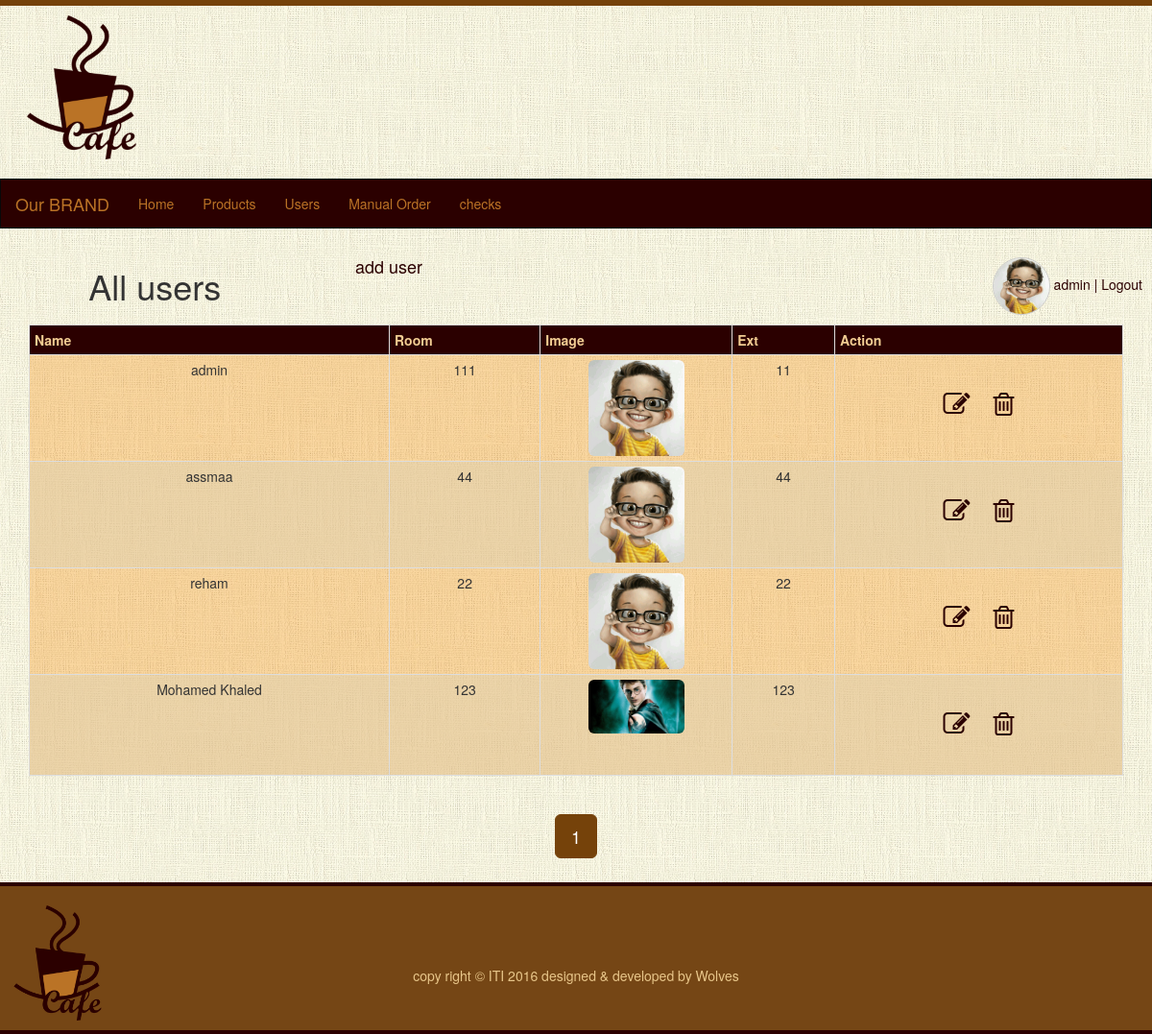
Screenshot of /all-users.php (signed in) with the database file from the repository.
### tables this page shows
CREATE TABLE IF NOT EXISTS `users` (
  `user_id` int(12) NOT NULL,
  `name` varchar(200) DEFAULT NULL,
  `email` varchar(200) DEFAULT NULL,
  `password` varchar(100) DEFAULT NULL,
  `room_no` int(12) DEFAULT NULL,
  `image` varchar(200) DEFAULT NULL,
  `user_type` varchar(200) NOT NULL,
  `ext` varchar(200) NOT NULL,
  `status` varchar(50) NOT NULL DEFAULT 'active'
);

### include/classes_header.php (called while the page is built, shortened)
<?php
   include __DIR__."/dblib.php";
   include __DIR__."/admin_class.php";
   include __DIR__."/shared_classes.php";
   $admin = new admin();
   $shared = new sharedmethods();
?>

### include/shared_classes.php (called while the page is built, shortened)
<?php
class sharedmethods{
	 function getUserData($id){
	    $data=array();
		$res=$GLOBALS['db']->select("users",$data,"user_id='{$id}'");
        if(empty($res)){
	           	return 0;
	        }else{
	            return $res;
	        }
	 }
}
?>

### include/dblib.php (called while the page is built, shortened)
<?php
require_once(__DIR__.'/dbconn.php');
class dbmethods {
    private $link = null;
    public function __construct() {
        $this->db = Database::getInstance();
        $this->link = $this->db->getConnection();
    }
    public function select($table, $outFields = array(), $condition = "") {
        $outFieldsSql = "";
        $data = array();
        if (empty($outFields)) {
            $outFieldsSql = "*";
        } else {
            $outFieldsSql = implode($outFields, " , ");
        }
        $sql = "SELECT " . $outFieldsSql . " FROM " . $table . " WHERE " . $condition;
        $result = mysqli_query($this->link, $sql);
        if ($result) {
            while ($row = mysqli_fetch_array($result)) {
                $data[] = $row;
            }
        }
        return $data;
    }
}
?>

### include/dbconn.php (called while the page is built, shortened)
<?php
class Database {
	private $_connection;
	private static $_instance;
	private $_host = "localhost";
	private $_username = "adminb745Saf";
	private $_password = "WCRaGCet71TQ";
	private $_database = "cafeteria";
	public static function getInstance() {
		if(!self::$_instance) {
			self::$_instance = new self();
		}
		return self::$_instance;
	}
	private function __construct() {
		$this->_connection = new mysqli($this->_host, $this->_username,
			$this->_password, $this->_database);
	}
	public function getConnection() {
		return $this->_connection;
	}
}
?>

### include/admin_class.php (called while the page is built, shortened)
<?php
class admin extends ProudctDB {
	function select_users(){
      $query=$GLOBALS['db']->select("users","","status='active'");
      return $query;
	}
	function select_users_pagination(){
      $query=$GLOBALS['db']->select("users","","status='active' LIMIT  {$GLOBALS['start_from']}, {$GLOBALS['num_rec_per_page']} ");
      return $query;
	}
}
?>

### all-users.php (the view, shortened to what this page needs)
<?php
 require_once __DIR__."/include/header.php" ;
  $result=$admin->select_users_pagination();
  $res_all=$admin->select_users();
  $total_records = count($res_all);
  $total_pages = ceil($total_records / $GLOBALS['num_rec_per_page']);
?>
<div class="container">
<div class="row">
	<div class="col-sm-3">
		<h1>All users</h1>
	</div>
	<div class="col-sm-2">
   <h4><a href="add-user.php">add user</a></h4>
  </div>
</div>
<div class="table-responsive">
			<table class="table table-striped table-hover table-bordered table-condensed table-hover">
			<tr>
                <th>Name</th>
				<th>Room</th>
				<th style="width:200px" width="200">Image</th>
				<th>Ext</th>
				<th style="width:300px" width="300">Action</th>
			</tr>
			<?php
			          if($result){
		foreach($result as $row) {
				$user_id=$row['user_id'];
				$name=$row['name'];
				$image=$row['image'];
				$room_no=$row['room_no'];
				$ext=$row['ext'];
				echo "<tr id='row$user_id'>";
				echo "<td>$name</td>";
				echo "<td>$room_no</td>";
				echo "<td><img  class='img-rounded img-responsive userimg'  src='uploads/$image'></td>";
				echo "<td>$ext</td>";
				echo '<td>';
				echo '<a href="javascript:void(0);" class="text-primary" onclick="editUser('.$user_id.')" id="edit'.$user_id.'"><i class="fa fa-pencil-square-o fa-3x"></i></a>';
				echo '<a href="javascript:void(0);" class="text-danger" onclick="deleteUser('.$user_id.')" id="delete'.$user_id.'"><i class="fa fa-trash-o fa-3x"></i></a>';
				echo '</td>';
				echo "</tr>";
			}
			}
			?>
		</table>
		</div>
		</div>
			<ul class="pagination  pagination-lg col-sm-offset-6">
               <?php
                   for ($i=1; $i<=$total_pages; $i++) {
                   echo " <li ";
                     if($i==$GLOBALS['page']){echo " class='active'" ; }
                    echo "><a href='all-users.php?page=$i' >$i</a></li>";
                    }
               ?>
			</ul>
<?php include "include/footer.php" ;?>

### include/header.php (shortened to what this page needs)
<?php
   include "include/classes_header.php";
?>
<!DOCTYPE html>
<html lang="en">
<head>
    <link rel="stylesheet" href="Assets/css/bootstrap.css">
    <link rel="stylesheet" href="Assets/css/style.css" />
    <link rel="stylesheet" href="Assets/font-awesome-4.5.0/css/font-awesome.css">
    <link rel="stylesheet" href="//code.jquery.com/ui/1.11.4/themes/smoothness/jquery-ui.css">
</head>
<body>
<div class="container-fluid text-center">
<img src="Assets/img/logo.png" class="logo pull-left">
<p class="clearfix"></p>
<?php
 $user=$shared->getUserData($_SESSION['user_id']);
 ?>
<nav class="navbar navbar-inverse" >
		<div class="navbar-header"><a class="navbar-brand" href="#">Our BRAND</a></div>
		<div class="navbar-collapse collapse">
		  <?php if($_SESSION['usertype']=='admin'){ ?>
			<ul class="nav navbar-nav">
				<li><a href="index.php">Home</a></li>
				<li><a href="all-products.php">Products</a></li>
				<li><a href="all-users.php">Users</a></li>
				<li><a href="order-admin.php">Manual Order</a></li>
				<li><a href="checks.php">checks</a></li>
    		</ul>
    	  <?php } ?>
		</div>
</nav>
<div class="user_data pull-right">
	<img src="uploads/<?php echo $user[0]['image'] ;?>" alt=''/>
	<a href=""><?php echo $user[0]['name'] ;?></a>
	<a href="logout.php"> | Logout</a>
</div>

### Assets/css/style.css (style rules this page uses)
body { background: url(../img/bg.jpg) ; border-top: solid 6px #75420A; }
body .navbar { border-radius: 0px; }
.user_data { margin: 10px; }
.user_data img { width: 60px; height: 60px; border-radius: 5px; border:solid 1px #ccc; border-radius: 100%; }
.logo { width: 150px; margin: 10px; }
.container-fluid { padding-right: 0px; padding-left: 0px; }
.navbar-inverse { background-color: #2B0000; }
.navbar-inverse .navbar-nav > li > a { color: #BA7326; }
.navbar-inverse .navbar-brand { color: #BA7326; }
a { color: #2B0000; text-decoration: none; }
.table-striped > tbody > tr:nth-child(odd) { background-color: rgba(228, 193, 137, 0.64); }
.table-striped > tbody > tr:nth-child(even) { background-color: rgba(245, 143, 18, 0.33); }
body .table-striped > tbody > tr:first-child { background: rgb(43, 0, 0); color: #F1CC92; }
body .fa-3x { font-size: 2em; color: #2B0000; margin: 33px 12px; }
.pagination > .active > a, .pagination > .active > span, .pagination > .active > a:hover, .pagination > .active > span:hover, .pagination > .active > a:focus, .pagination > .active > span:focus { background-color: #75420A; border-color: #75420A; }
.pagination > li > a, .pagination > li > span { color: #75420A; text-decoration: none; background-color: #F6D29A; border: 1px solid #F9D69E; }
td .userimg { max-width: 100px; max-height:100px; margin: 0 auto; }

### rows the page displays
users: image (picture), name "admin", room_no "111", ext "11"
users: name "assmaa", room_no "44", image (picture), ext "44"
users: name "reham", room_no "22", image (picture), ext "22"
users: name "Mohamed Khaled", room_no "123", image (picture), ext "123"
